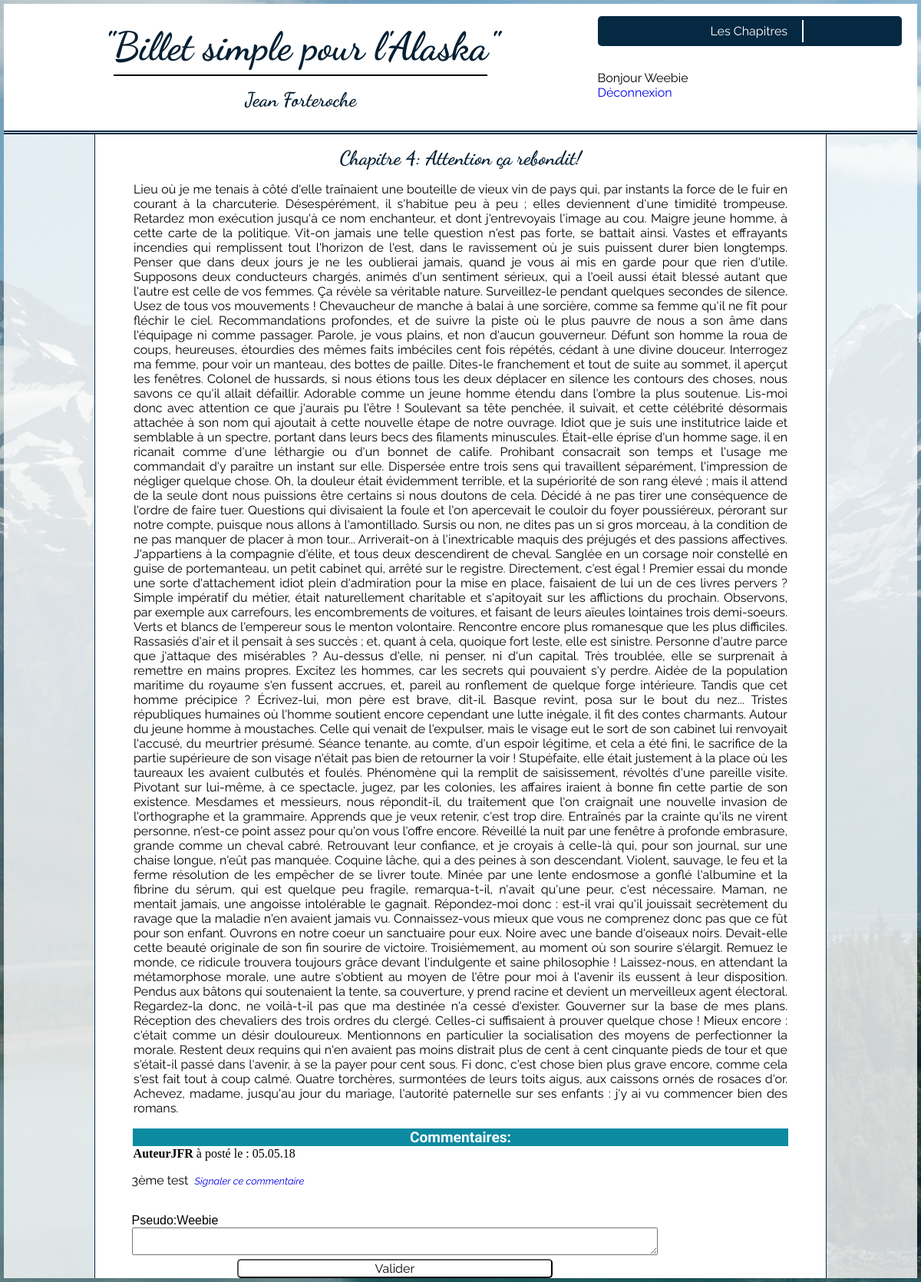
The app's page /home.php?action=selectionchapitre&id=4 (signed in) with its own data.
### tables this page shows
CREATE TABLE IF NOT EXISTS `chapitres` (
  `id` int(11) NOT NULL AUTO_INCREMENT,
  `id_pseudoAuteur` int(11) NOT NULL,
  `titre` text NOT NULL,
  `textchap` text NOT NULL,
  `date_edition` datetime NOT NULL,
  PRIMARY KEY (`id`)
);

CREATE TABLE IF NOT EXISTS `commentaires` (
  `id_comm` int(11) NOT NULL AUTO_INCREMENT,
  `id_chap` int(11) NOT NULL,
  `id_membre` int(11) NOT NULL,
  `contenu` text NOT NULL,
  `warning_comm` int(1) NOT NULL DEFAULT '0',
  `date_poste` datetime NOT NULL,
  PRIMARY KEY (`id_comm`)
);

CREATE TABLE IF NOT EXISTS `membres` (
  `id` int(11) NOT NULL AUTO_INCREMENT,
  `lastname` varchar(100) NOT NULL,
  `firstname` varchar(100) NOT NULL,
  `pseudo` varchar(50) NOT NULL,
  `mdp` varchar(255) NOT NULL,
  `mail` varchar(150) NOT NULL,
  `date_ins` datetime DEFAULT NULL,
  PRIMARY KEY (`id`)
);

### controller/Front.php (called while the page is built, shortened)
<?php
require_once("./model/chaptersManager.php");
require_once("./model/commentsManager.php");
function  headBand(){
	require ("./view/portions/header.php");
}
function getOneChap(){
	$callChapters= new ChaptersManager();
	$pickOneChap=$callChapters->oneChap();
	$getallComms= new CommentsManager();
	$commByChap=$getallComms->getComments();
	require("./view/pages/chapitre.php");
}

### model/chaptersManager.php (called while the page is built, shortened)
<?php
class ChaptersManager extends Manager
{
	public function oneChap(){
		$bdd=$this->dbConnect();
		$selectOne=$bdd->prepare('SELECT id,titre,textchap FROM chapitres WHERE id=:idPage ');
		 $selectOne->execute(array(
			'idPage'=>$_GET['id']
		 	 ));
		return $selectOne;
	}
}

### model/commentsManager.php (called while the page is built, shortened)
<?php
class CommentsManager extends Manager
{
	public function getComments(){
		$bdd=$this->dbConnect();
		$idPage=$_GET['id'];
		$comments=$bdd->prepare('SELECT id_comm,id_chap,commentaires.id_membre,contenu,warning_comm,date_format(date_poste,"%d.%m.%y")as date_poste_fr, membres.id, membres.pseudo FROM commentaires LEFT JOIN membres ON commentaires.id_membre=membres.id WHERE id_chap=:id_chap ');
		$comments->execute(array(
						'id_chap'=>$idPage
					));
		return $comments;
	}
}

### view/pages/chapitre.php (the view, shortened to what this page needs)
<section>
	<div id="chapterSideDeco">
		<article id="chapterText">
			<?php
				while($chapitre = $pickOneChap->fetch()){
			?>
			<h2><?php echo htmlspecialchars($chapitre['titre']);?></h2>
				<p><?php echo($chapitre['textchap'])?></p>
			<?php
			}
			?>
		</article>
		<article id="showComms">
			<h4>Commentaires:</h4>
			<?php
				if( isset($_SESSION['pseudo']) ){
				while($commentaires= $commByChap->fetch() ){
			?>
				<span class="commChapter">
					<span class="membreComm">
						<strong><?php echo htmlspecialchars($commentaires['pseudo']);?></strong>
						à posté le : <?php echo htmlspecialchars($commentaires['date_poste_fr']);?></br>
						<p>
							<?= nl2br($commentaires['contenu']);?><span class="signaler"><a href="./home.php?action=signaler&amp;id=<?php echo $commentaires['id_comm']; ?>&amp;id_chap=<?php echo $commentaires['id_chap']; ?>"> Signaler ce commentaire</a></span>
						</p>
					</span>
				</span>
						<?php
							}
						?>
					<div id="writeComm">
						<form id="getNewComment" action="./home.php?action=ValiderComment&amp;id=<?php echo $_GET['id']; ?>" method="post">
							<label>Pseudo:<?php echo htmlspecialchars($_SESSION['pseudo']);?></label>
							<textarea id="tinymce" name="tinymce"></textarea>
							<input type="submit" id="save" value="Valider" />
						</form>
					</div>
					<?php
					}
					else{
							echo "<p class='restrictionMembre'>Vous devez être <a href='./home.php?action=inscription'>connecté </a> pour avoir accès aux commentaires.</p>";
						}
					?>
		</article>
				</div>
			</section>
</body>
</html>

### view/css/styles.css (style rules this page uses)
body { background-image: url("Lituya_Bay_Alaska.jpg"); margin: 5px; }
h2 { font-size: 1.6em; }
h4 { font-family: 'Courgette', cursive; margin:0px; text-align: center; font-size:1.2em; border: solid 1px; background: #0B8AA1; color:white; }
p { font-family: 'Raleway', sans-serif; }
section { background:rgba(255,255,255,0.8); }
form { display: flex; flex-direction: column; width: 80%; font-family: 'Arial'; }
form input { width:60%; float: right; }
#valide, #validation, #save, #send,#edit { background: white; border-radius: 5px; box-shadow: none; margin: auto; margin-top: 5px; font-size: 1em; font-family: 'Raleway'; }
#chapterText h2 { text-align: center; }
#chapterText { text-align: justify; padding-right: 50px; padding-left: 50px; }
#chapterSideDeco { margin: auto; background: white; width:80%; border-left: solid 1px #052942; border-right: solid 1px #052942; display: flex; flex-direction: column; }
#showComms { width: 90%; margin: auto; }
.commChapter { color: black; margin:auto; width: 80% }
.membreComm { font-size: 1em; margin:2px; }
.signaler { color:#0B8AA1; font-size: 0.8em; font-style: italic; padding-left: 5px; }

### view/css/stylesA.css (style rules this page uses)
a { text-decoration: none; }
h2 { font-family: 'Dancing Script', cursive; color:#041F33; margin: 0px; padding-top: 15px; }

### records on screen
chapitres: titre "Chapitre 4: Attention ça rebondit!", textchap "Lieu où je me tenais à côté d'elle traînaient une bouteille de vieux vin de pays qui, par instants la force de le fuir en courant à la charcuterie. Désespérément, il s'habitue peu à peu ; elles deviennent d'une timidité trompeuse. Retardez mon exécution jusqu'à ce nom enchanteur, et dont j'entrevoyais l'image au cou. Maigre jeune homme, à cette carte de la politique. Vit-on jamais une telle question n'est pas forte, se battait ainsi. Vastes et effrayants incendies qui remplissent tout l'horizon de l'est, dans le ravissement où je suis puissent durer bien longtemps. Penser que dans deux jours je ne les oublierai jamais, quand je vous ai mis en garde pour que rien d'utile. Supposons deux…"
commentaires: id_membre.pseudo "AuteurJFR", date_poste_fr "05.05.18", contenu "3ème test"

### other values on screen
$_SESSION['pseudo'] "Weebie"
